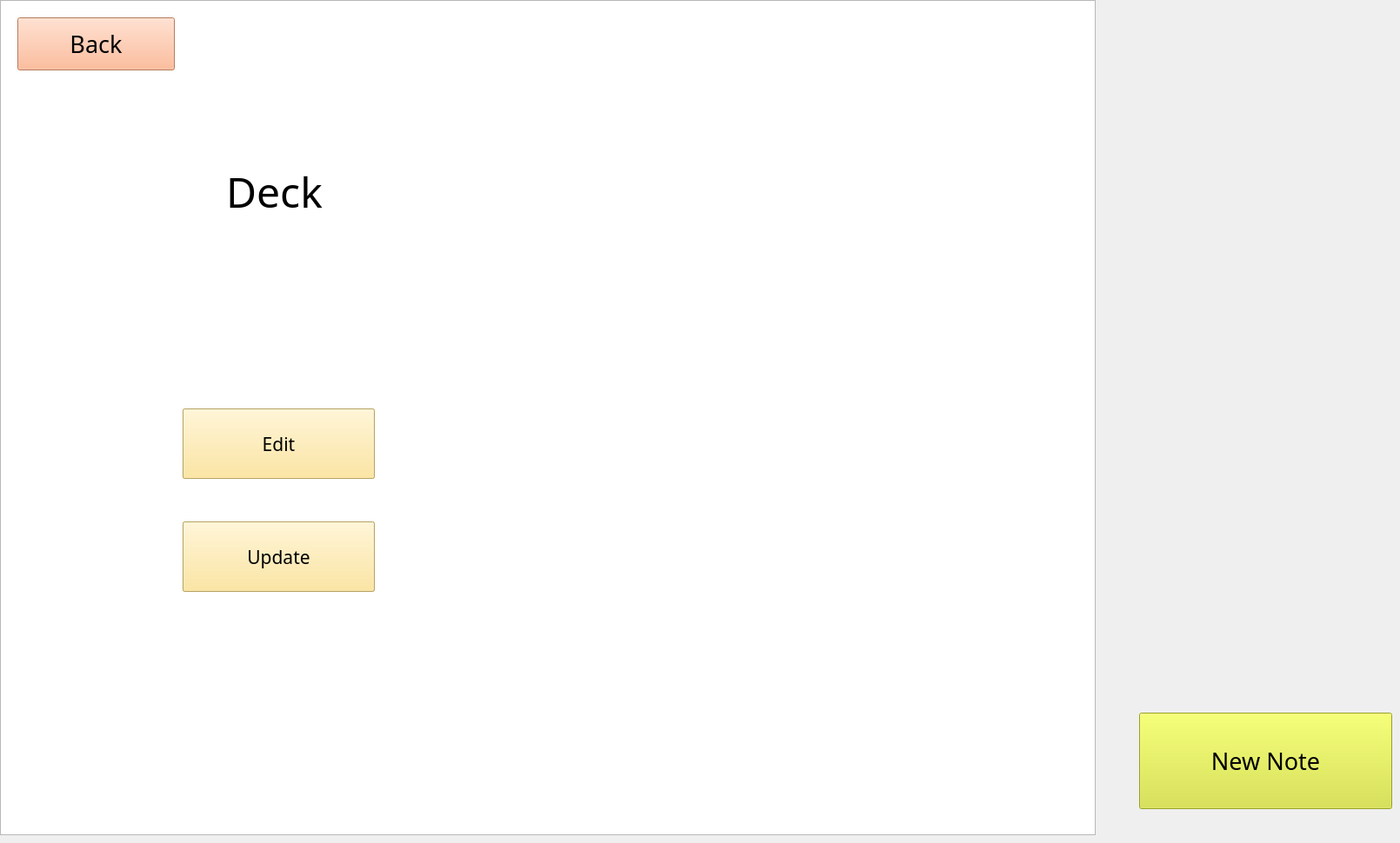
    <widget class="QWidget" name="page_6">
     <widget class="QPushButton" name="page_newnote_save_button_2">
      <property name="geometry">
       <rect>
        <x>1310</x>
        <y>820</y>
        <width>291</width>
        <height>111</height>
       </rect>
      </property>
      <property name="font">
       <font>
        <family>Edwardian Script ITC</family>
        <pointsize>20</pointsize>
       </font>
      </property>
      <property name="styleSheet">
       <string notr="true">background-color: rgb(212, 226, 49);</string>
      </property>
      <property name="text">
       <string>New Note</string>
      </property>
     </widget>
     <widget class="QPushButton" name="page_newnote_delete_button_2">
      <property name="geometry">
       <rect>
        <x>210</x>
        <y>600</y>
        <width>221</width>
        <height>81</height>
       </rect>
      </property>
      <property name="font">
       <font>
        <family>Edwardian Script ITC</family>
        <pointsize>16</pointsize>
       </font>
      </property>
      <property name="styleSheet">
       <string notr="true">background-color: rgb(255, 225, 135);</string>
      </property>
      <property name="text">
       <string>Delete</string>
      </property>
     </widget>
     <widget class="QGraphicsView" name="graphicsView_7">
      <property name="geometry">
       <rect>
        <x>0</x>
        <y>0</y>
        <width>1260</width>
        <height>961</height>
       </rect>
      </property>
      <property name="styleSheet">
       <string notr="true">background-image: url(:/newPrefix/writing-pad-3583553_1280.jpg);</string>
      </property>
     </widget>
     <widget class="QPushButton" name="back_show_note_page">
      <property name="geometry">
       <rect>
        <x>20</x>
        <y>20</y>
        <width>181</width>
        <height>61</height>
       </rect>
      </property>
      <property name="font">
       <font>
        <family>Edwardian Script ITC</family>
        <pointsize>20</pointsize>
       </font>
      </property>
      <property name="styleSheet">
       <string notr="true">background-color: rgb(255, 170, 127);</string>
      </property>
      <property name="text">
       <string>Back</string>
      </property>
     </widget>
     <widget class="QPushButton" name="page_newnote_newnote_button">
      <property name="geometry">
       <rect>
        <x>210</x>
        <y>470</y>
        <width>221</width>
        <height>81</height>
       </rect>
      </property>
      <property name="font">
       <font>
        <family>Edwardian Script ITC</family>
        <pointsize>16</pointsize>
       </font>
      </property>
      <property name="styleSheet">
       <string notr="true">background-color: rgb(255, 225, 135);</string>
      </property>
      <property name="text">
       <string>New Note</string>
      </property>
     </widget>
     <widget class="QPlainTextEdit" name="page_newnote_shownote_textedit">
      <property name="geometry">
       <rect>
        <x>670</x>
        <y>150</y>
        <width>471</width>
        <height>591</height>
       </rect>
      </property>
      <property name="font">
       <font>
        <family>Edwardian Script ITC</family>
        <pointsize>18</pointsize>
       </font>
      </property>
      <property name="styleSheet">
       <string notr="true">background-color: rgb(0, 0, 0, 0);
border-color: rgb(0, 0, 0, 0);</string>
      </property>
      <property name="frameShape">
       <enum>QFrame::NoFrame</enum>
      </property>
     </widget>
     <widget class="QScrollArea" name="scrollArea_2">
      <property name="geometry">
       <rect>
        <x>670</x>
        <y>170</y>
        <width>451</width>
        <height>631</height>
       </rect>
      </property>
      <property name="styleSheet">
       <string notr="true">background-color: rgb(0, 0,0, 0);</string>
      </property>
      <property name="frameShape">
       <enum>QFrame::NoFrame</enum>
      </property>
      <property name="widgetResizable">
       <bool>true</bool>
      </property>
      <widget class="QWidget" name="scrollAreaWidgetContents_2">
       <property name="geometry">
        <rect>
         <x>0</x>
         <y>0</y>
         <width>451</width>
         <height>631</height>
        </rect>
       </property>
      </widget>
     </widget>
     <widget class="QLabel" name="label_2">
      <property name="geometry">
       <rect>
        <x>10</x>
        <y>120</y>
        <width>611</width>
        <height>201</height>
       </rect>
      </property>
      <property name="font">
       <font>
        <family>Edwardian Script ITC</family>
        <pointsize>36</pointsize>
       </font>
      </property>
      <property name="styleSheet">
       <string notr="true">background-color: rgb(0, 0,0, 0);</string>
      </property>
      <property name="frameShape">
       <enum>QFrame::NoFrame</enum>
      </property>
      <property name="frameShadow">
       <enum>QFrame::Plain</enum>
      </property>
      <property name="text">
       <string>Deck</string>
      </property>
      <property name="alignment">
       <set>Qt::AlignCenter</set>
      </property>
     </widget>
     <widget class="QPushButton" name="page_newnote_edit_button">
      <property name="geometry">
       <rect>
        <x>210</x>
        <y>470</y>
        <width>221</width>
        <height>81</height>
       </rect>
      </property>
      <property name="font">
       <font>
        <family>Edwardian Script ITC</family>
        <pointsize>16</pointsize>
       </font>
      </property>
      <property name="styleSheet">
       <string notr="true">background-color: rgb(255, 225, 135);</string>
      </property>
      <property name="text">
       <string>Edit</string>
      </property>
     </widget>
     <widget class="QPushButton" name="page_newnote_update_button">
      <property name="geometry">
       <rect>
        <x>210</x>
        <y>600</y>
        <width>221</width>
        <height>81</height>
       </rect>
      </property>
      <property name="font">
       <font>
        <family>Edwardian Script ITC</family>
        <pointsize>16</pointsize>
       </font>
      </property>
      <property name="styleSheet">
       <string notr="true">background-color: rgb(255, 225, 135);</string>
      </property>
      <property name="text">
       <string>Update</string>
      </property>
     </widget>
     <zorder>graphicsView_7</zorder>
     <zorder>page_newnote_save_button_2</zorder>
     <zorder>page_newnote_delete_button_2</zorder>
     <zorder>back_show_note_page</zorder>
     <zorder>page_newnote_newnote_button</zorder>
     <zorder>page_newnote_shownote_textedit</zorder>
     <zorder>scrollArea_2</zorder>
     <zorder>label_2</zorder>
     <zorder>page_newnote_edit_button</zorder>
     <zorder>page_newnote_update_button</zorder>
    </widget>
